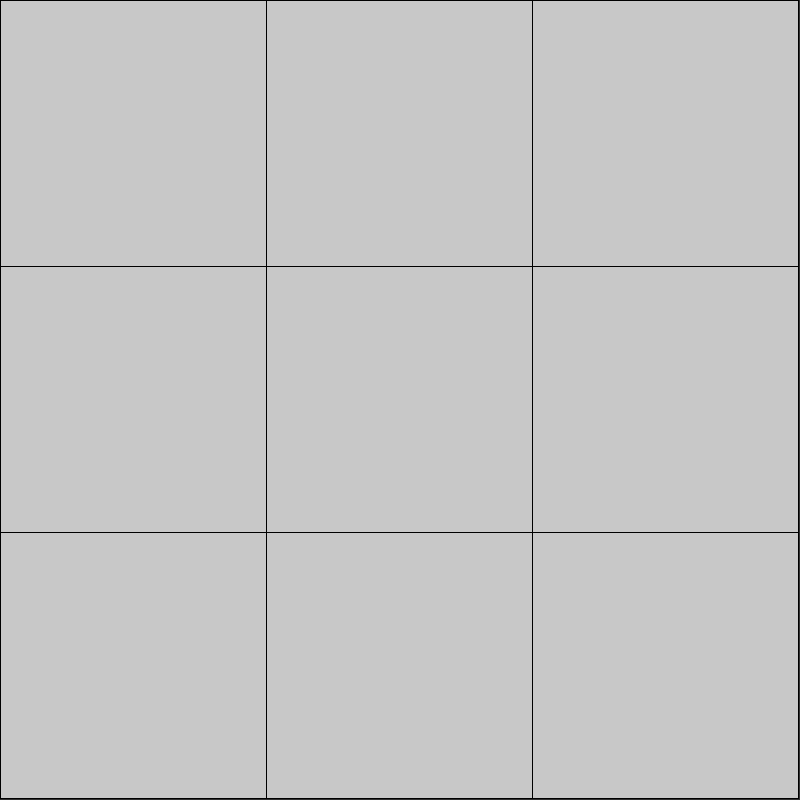
Frame 1 (no input)
Frame 60 (the mouse pressed at the canvas centre just before this capture): identical to frame 1, image omitted
Frame 120 (the mouse held since frame 60 and released just before this capture): identical to frame 1, image omitted

The Processing sketch that drew this single still picture (run headless with seeded random() and noise(); from frame 60 on, the mouse is pressed at the canvas centre):

// Processing sketch: TIC_TAC_TOE
// ── TIC_TAC_TOE.pde
import java.util.*;

int[][] table;
final int O = 1;
final int X = -1;

int turn = 0;

int rows = 3; 
int cols = rows;

float w;
float h;

float div;

void setup() {
  size(800, 800);

  div = min(height, width) / 100;

  table = new int[rows][cols];
}
void draw() {
  background(50);
  w = width / cols;
  h = height / rows;
  for (int i = 0; i<rows; i++) {
    for (int j= 0; j<cols; j++) {

      push();
      fill(200);
      rect(w*j, h*i, w, h);
      pop();

      push();
      strokeWeight(w * h / 2500);
      if (table[i][j] == O) { 
        noFill();
        stroke(0, 0, 255);
        ellipse(w*j + w/2, h*i + h/2, w-w/div, h-h/div);
      } else if (table[i][j] == X) {
        stroke(255, 0, 0);
        line(w*j + w/div, h*i +h/div, w*j+w -w/div, h*i+h -h/div);
        line(w*j+w - w/div, h*i +h/div, w*j + w/div, h*i+h -h/div);
      }
      pop();
    }
  }
}

void mouseClicked() {
  checkAndChange(mouseX, mouseY);
  int r = checkWIN();
  if (r!=0) {
    String s = " WINS";
    if (r==X) {
      s="Player X"+s;
    } else if (r==O) {
      s="Player O"+s;
    }
    System.out.println(s);
    resetTable();
  }
}

int checkWIN() {
  //check horizontal
  for (int i = 0; i<rows; i++) {
    int check = table[i][0];
    for (int j= 0; j<cols; j++) {
      if (table[i][j]!=check) { 
        break;
      } else if (j==cols-1) {
        return check;
      }
    }
  }
  //check vertical
  for (int j = 0; j<cols; j++) {
    int check = table[0][j];
    for (int i= 0; i<rows; i++) {
      if (table[i][j]!=check) { 
        break;
      } else if (i==rows-1) {
        return check;
      }
    }
  }
  //check diagonal
  int check = table[0][0];
  boolean prev = true;
  for (int i = 0; i<rows; i++) {
    prev = prev && check == table[i][i];
    if (!prev) {
      break;
    } else if (i==rows-1) {
      return check;
    }
  }
  //check other diagonal
  check = table[0][cols-1];
  prev = true;
  for (int i = 0; i<rows; i++) {
    prev = prev && check == table[i][cols-1-i];
    if (!prev) {
      break;
    } else if (i==rows-1) {
      return check;
    }
  }
  return 0;
}

void resetTable() {
  for (int i = 0; i<rows; i++) {
    for (int j= 0; j<cols; j++) {
      table[i][j] = 0;
    }
  }
}

void checkAndChange(float x, float y) {
  if ((x>=0 && width<=x) || (y>=0 && height<=y)) return;
  int col = floor(x / w);
  int row = floor(y / h);
  if (table[row][col]!=0) return;
  if (turn %2 == 0) {
    table[row][col] = -1;
  } else {
    table[row][col] = 1;
  }
  turn++;
}
